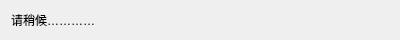
<?xml version="1.0" encoding="UTF-8"?>
<ui version="4.0">
 <class>waitDlg</class>
 <widget class="QDialog" name="waitDlg">
  <property name="geometry">
   <rect>
    <x>0</x>
    <y>0</y>
    <width>400</width>
    <height>34</height>
   </rect>
  </property>
  <property name="windowTitle">
   <string>Dialog</string>
  </property>
  <layout class="QHBoxLayout" name="horizontalLayout">
   <item>
    <widget class="QLabel" name="label">
     <property name="text">
      <string>请稍候…………</string>
     </property>
    </widget>
   </item>
  </layout>
 </widget>
 <resources/>
 <connections/>
</ui>
